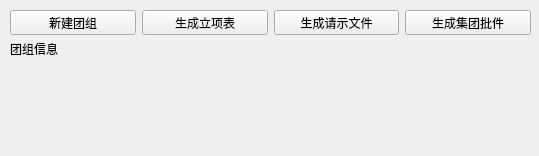
<?xml version="1.0" encoding="UTF-8"?>
<ui version="4.0">
 <class>MainWindow</class>
 <widget class="QMainWindow" name="MainWindow">
  <property name="geometry">
   <rect>
    <x>0</x>
    <y>0</y>
    <width>539</width>
    <height>156</height>
   </rect>
  </property>
  <property name="windowTitle">
   <string>团组信息录入</string>
  </property>
  <widget class="QWidget" name="centralWidget">
   <widget class="QWidget" name="">
    <property name="geometry">
     <rect>
      <x>10</x>
      <y>10</y>
      <width>521</width>
      <height>25</height>
     </rect>
    </property>
    <layout class="QHBoxLayout" name="horizontalLayout">
     <item>
      <widget class="QPushButton" name="pushButton_create">
       <property name="text">
        <string>新建团组</string>
       </property>
      </widget>
     </item>
     <item>
      <widget class="QPushButton" name="pushButton_gen_lxb">
       <property name="text">
        <string>生成立项表</string>
       </property>
      </widget>
     </item>
     <item>
      <widget class="QPushButton" name="pushButton_gen_qswj">
       <property name="text">
        <string>生成请示文件</string>
       </property>
      </widget>
     </item>
     <item>
      <widget class="QPushButton" name="pushButton_gen_jtpj">
       <property name="text">
        <string>生成集团批件</string>
       </property>
      </widget>
     </item>
    </layout>
   </widget>
   <widget class="QLabel" name="label_group_display">
    <property name="geometry">
     <rect>
      <x>10</x>
      <y>40</y>
      <width>521</width>
      <height>91</height>
     </rect>
    </property>
    <property name="text">
     <string>团组信息</string>
    </property>
    <property name="alignment">
     <set>Qt::AlignLeading|Qt::AlignLeft|Qt::AlignTop</set>
    </property>
    <property name="wordWrap">
     <bool>true</bool>
    </property>
   </widget>
  </widget>
 </widget>
 <resources/>
 <connections/>
</ui>
